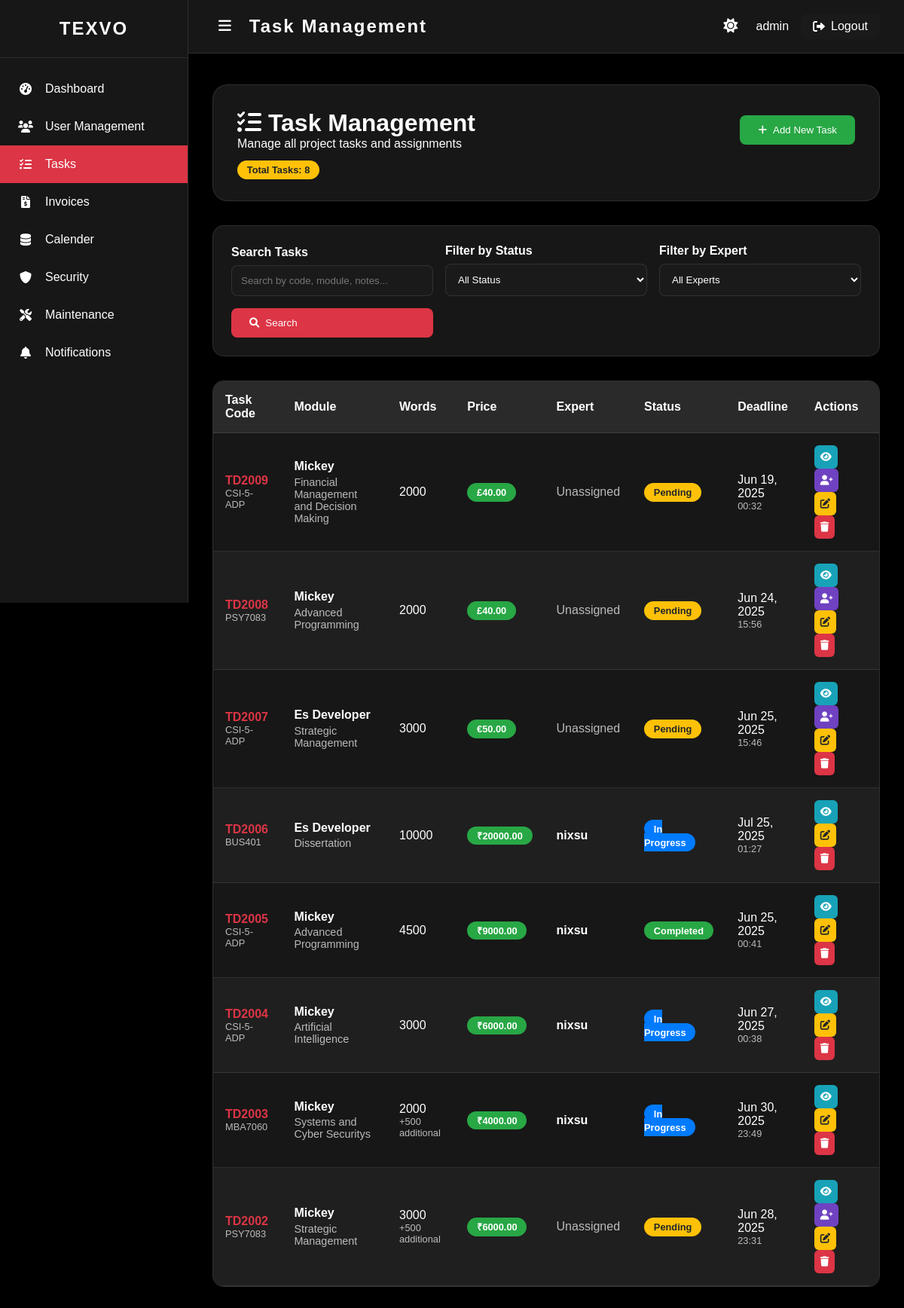
The app's page /accounts/admin/tasks/ (signed in) with its own data.
### accounts/models.py (models this page shows, shortened)
class User(AbstractUser):
    ROLE_CHOICES = [
        ('admin', 'Admin'),
        ('manager', 'Manager'),
        ('client', 'Client'),
        ('expert', 'Expert'),
    ]
    role = models.CharField(max_length=20, choices=ROLE_CHOICES, default='client')

class Task(models.Model):
    STATUS_CHOICES = [
        ('Pending', 'Pending'),
        ('InProgress', 'In Progress'),
        ('Completed', 'Completed'),
        ('Failed', 'Failed'),
        ('Cancelled', 'Cancelled'),
    ]
    CURRENCY_CHOICES = [
        ('INR', '₹ INR'),
        ('USD', '$ USD'),
        ('EUR', '€ EUR'),
        ('GBP', '£ GBP'),
    ]
    task_code = models.CharField(max_length=20, unique=True, editable=False)
    client = models.ForeignKey(User, on_delete=models.CASCADE, related_name='client_tasks', limit_choices_to={'role': 'client'})
    module_code = models.CharField(max_length=50)
    module_name = models.CharField(max_length=200)
    word_count = models.PositiveIntegerField()
    additional_words = models.PositiveIntegerField(default=0)
    quoted_price = models.DecimalField(max_digits=10, decimal_places=2)
    currency = models.CharField(max_length=3, choices=CURRENCY_CHOICES, default='INR')
    deadline = models.DateTimeField()
    allocation = models.ForeignKey(User, on_delete=models.SET_NULL, null=True, blank=True, limit_choices_to={'role': 'expert'}, related_name='expert_tasks')
    status = models.CharField(max_length=20, choices=STATUS_CHOICES, default='Pending')
    notes = models.TextField(blank=True, null=True)
    attachments = models.FileField(upload_to=task_attachment_upload_path, blank=True, null=True)
    created_by = models.ForeignKey(User, on_delete=models.CASCADE, related_name='created_tasks')
    created_at = models.DateTimeField(auto_now_add=True)
    updated_at = models.DateTimeField(auto_now=True)
    class Meta:
        ordering = ['-created_at']
    @property
    def currency_symbol(self):
        currency_symbols = {
            'INR': '₹',
            'USD': '$',
            'EUR': '€',
            'GBP': '£',
        }
        return currency_symbols.get(self.currency, '₹')
    @property
    def formatted_price(self):
        return f"{self.currency_symbol}{self.quoted_price}"

### accounts/views.py (the view, shortened to what this page needs)
# urls.py: path('admin/tasks/', views.task_management, name='task_management'),
@login_required
def task_management(request):
    if request.user.role not in ['admin', 'manager']:
        return redirect('accounts:dashboard')
    search_query = request.GET.get('search', '')
    status_filter = request.GET.get('status', '')
    allocation_filter = request.GET.get('allocation', '')
    tasks = Task.objects.all().select_related('allocation', 'created_by', 'client')
    if status_filter:
        tasks = tasks.filter(status=status_filter)
    if allocation_filter:
        if allocation_filter == 'unassigned':
            tasks = tasks.filter(allocation__isnull=True)
        else:
            tasks = tasks.filter(allocation_id=allocation_filter)
    tasks = tasks.order_by('-created_at')
    paginator = Paginator(tasks, 10)  # Show 10 tasks per page
    page_number = request.GET.get('page')
    page_obj = paginator.get_page(page_number)
    experts = User.objects.filter(role='expert', is_active=True)
    clients = User.objects.filter(role='client', is_active=True)
    context = {
        'tasks': page_obj,
        'search_query': search_query,
        'status_filter': status_filter,
        'allocation_filter': allocation_filter,
        'status_choices': Task.STATUS_CHOICES,
        'currency_choices': Task.CURRENCY_CHOICES,
        'experts': experts,
        'clients': clients,
        'total_tasks': tasks.count(),
    }
    return render(request, 'accounts/task_management.html', context)

### templates/accounts/task_management.html (shortened to what this page needs)
<!DOCTYPE html>
<html lang="en">
<head>
    <link href="https://cdnjs.cloudflare.com/ajax/libs/font-awesome/6.0.0/css/all.min.css" rel="stylesheet">
</head>
<body data-theme="dark">
    <div class="sidebar" id="sidebar">
        <div class="sidebar-header">
            <div class="sidebar-logo">TEXVO</div>
        </div>
        <nav class="sidebar-menu">
            <a href="{% url 'accounts:admin_dashboard' %}" class="menu-item">
                <i class="fas fa-tachometer-alt"></i>
                <span class="menu-text">Dashboard</span>
            </a>
            <a href="{% url 'accounts:user_management' %}" class="menu-item">
                <i class="fas fa-users"></i>
                <span class="menu-text">User Management</span>
            </a>
            <a href="{% url 'accounts:task_management' %}" class="menu-item active">
                <i class="fas fa-tasks"></i>
                <span class="menu-text">Tasks</span>
            </a>            <a href="{% url 'accounts:invoice_management' %}" class="menu-item">
                <i class="fas fa-file-invoice-dollar"></i>
                <span class="menu-text">Invoices</span>
            </a>
            <a href="#" class="menu-item">
                <i class="fas fa-database"></i>
                <span class="menu-text">Calender</span>
            </a>
            <a href="#" class="menu-item">
                <i class="fas fa-shield-alt"></i>
                <span class="menu-text">Security</span>
            </a>
            <a href="#" class="menu-item">
                <i class="fas fa-tools"></i>
                <span class="menu-text">Maintenance</span>
            </a>
            <a href="#" class="menu-item">
                <i class="fas fa-bell"></i>
                <span class="menu-text">Notifications</span>
            </a>
        </nav>
    </div>
    <nav class="navbar" id="navbar">
        <div class="navbar-content">
            <div class="navbar-left">
                <button class="sidebar-toggle" id="sidebarToggle">
                    <i class="fas fa-bars"></i>
                </button>
                <div class="logo">Task Management</div>
            </div>
            <div class="navbar-right">
                <button class="theme-toggle" id="themeToggle">
                    <i class="fas fa-moon"></i>
                </button>
                <div class="user-info">
                    <span>{{ user.username }}</span>
                </div>
                <a href="{% url 'accounts:logout' %}" class="logout-btn">
                    <i class="fas fa-sign-out-alt"></i>
                    <span>Logout</span>
                </a>
            </div>
        </div>
    </nav>
    <main class="main-content" id="mainContent">
        <div class="page-header">
            <div style="display: flex; justify-content: space-between; align-items: center;">
                <div>
                    <h1><i class="fas fa-tasks"></i> Task Management</h1>
                    <p>Manage all project tasks and assignments</p>
                </div>
                <button class="filter-btn" onclick="createTask()" style="background: #28a745;">
                    <i class="fas fa-plus"></i>
                    Add New Task
                </button>
            </div>
            <div style="margin-top: 1rem;">
                <span class="status-badge status-pending">Total Tasks: {{ total_tasks }}</span>
            </div>
        </div>
        <div class="filters-section">
            <form method="GET" class="filters-grid">
                <div class="filter-group">
                    <label for="search">Search Tasks</label>
                    <input type="text" id="search" name="search" value="{{ search_query }}"
                           placeholder="Search by code, module, notes..." class="filter-input">
                </div>
                <div class="filter-group">
                    <label for="status">Filter by Status</label>
                    <select id="status" name="status" class="filter-input">
                        <option value="">All Status</option>
                    </select>
                </div>
                <div class="filter-group">
                    <label for="allocation">Filter by Expert</label>
                    <select id="allocation" name="allocation" class="filter-input">
                        <option value="">All Experts</option>
                    </select>
                </div>
                <div class="filter-group">
                    <button type="submit" class="filter-btn">
                        <i class="fas fa-search"></i>
                        Search
                    </button>
                </div>
            </form>
        </div>
        <div class="users-table-container">
            <table class="users-table">
                <thead>
                    <tr>
                        <th>Task Code</th>
                        <th>Module</th>
                        <th>Words</th>
                        <th>Price</th>
                        <th>Expert</th>
                        <th>Status</th>
                        <th>Deadline</th>
                        <th>Actions</th>
                    </tr>
                </thead>
                <tbody>
                    {% for task in tasks %}
                    <tr>
                        <td>
                            <div style="font-weight: 600; color: var(--accent-color);">{{ task.task_code }}</div>
                            <div style="font-size: 0.8rem; color: var(--text-secondary);">{{ task.module_code }}</div>
                        </td>                        <td>
                            <div style="font-weight: 600; color: var(--text-primary);">{{ task.client.first_name }} {{ task.client.last_name }}</div>
                            <div style="font-size: 0.9rem; color: var(--text-secondary); margin-top: 0.2rem;">{{ task.module_name }}</div>
                        </td>
                        <td>
                            <div>{{ task.word_count }}</div>
                            {% if task.additional_words %}
                                <div style="font-size: 0.8rem; color: var(--text-secondary);">+{{ task.additional_words }} additional</div>
                            {% endif %}
                        </td>                        <td>
                            <span class="price-badge">{{ task.formatted_price }}</span>
                        </td>
                        <td>
                            {% if task.allocation %}
                                <div style="font-weight: 600;">{{ task.allocation.username }}</div>
                            {% else %}
                                <span style="color: var(--text-secondary);">Unassigned</span>
                            {% endif %}
                        </td>
                        <td>
                            <span class="status-badge status-{{ task.status|lower }}">
                                {{ task.get_status_display }}
                            </span>
                        </td>
                        <td>
                            <div>{{ task.deadline|date:"M d, Y" }}</div>
                            <div style="font-size: 0.8rem; color: var(--text-secondary);">{{ task.deadline|date:"H:i" }}</div>
                        </td>                        <td>
                            <button class="action-btn btn-view" title="View Details" onclick="viewTask({{ task.id }})">
                                <i class="fas fa-eye"></i>
                            </button>                            {% if not task.allocation %}
                            <button class="action-btn btn-allocation" title="Quick Allocate" onclick="quickAllocate({{ task.id }}, '{{ task.task_code }}')" id="allocateBtn{{ task.id }}">
                                <i class="fas fa-user-plus"></i>
                            </button>
                            {% endif %}
                            <button class="action-btn btn-edit" title="Edit Task" onclick="editTask({{ task.id }})">
                                <i class="fas fa-edit"></i>
                            </button>
                            <button class="action-btn btn-delete" title="Delete Task" onclick="deleteTask({{ task.id }}, '{{ task.task_code }}')">
                                <i class="fas fa-trash"></i>
                            </button>
                        </td>
                    </tr>
                    {% endfor %}
                </tbody>
            </table>
        </div>
    </main>
</body>
</html>

### records on screen
User: username "admin"
Task: task_code "TD2009", module_code "CSI-5-ADP", client.first_name "Mickey", module_name "Financial Management and Decision Making", word_count "2000", formatted_price "£40.00", shows "Unassigned", status "Pending", deadline "Jun 19, 2025", deadline "00:32"
Task: task_code "TD2008", module_code "PSY7083", client.first_name "Mickey", module_name "Advanced Programming", word_count "2000", formatted_price "£40.00", shows "Unassigned", status "Pending", deadline "Jun 24, 2025", deadline "15:56"
Task: task_code "TD2007", module_code "CSI-5-ADP", client.first_name "Es", client.last_name "Developer", module_name "Strategic Management", word_count "3000", formatted_price "€50.00", shows "Unassigned", status "Pending", deadline "Jun 25, 2025", deadline "15:46"
Task: task_code "TD2006", module_code "BUS401", client.first_name "Es", client.last_name "Developer", module_name "Dissertation", word_count "10000", formatted_price "₹20000.00", allocation.username "nixsu", status "In Progress", deadline "Jul 25, 2025", deadline "01:27"
Task: task_code "TD2005", module_code "CSI-5-ADP", client.first_name "Mickey", module_name "Advanced Programming", word_count "4500", formatted_price "₹9000.00", allocation.username "nixsu", status "Completed", deadline "Jun 25, 2025", deadline "00:41"
Task: task_code "TD2004", module_code "CSI-5-ADP", client.first_name "Mickey", module_name "Artificial Intelligence", word_count "3000", formatted_price "₹6000.00", allocation.username "nixsu", status "In Progress", deadline "Jun 27, 2025", deadline "00:38"
Task: task_code "TD2003", module_code "MBA7060", client.first_name "Mickey", module_name "Systems and Cyber Securitys", word_count "2000", additional_words "500", formatted_price "₹4000.00", allocation.username "nixsu", status "In Progress", deadline "Jun 30, 2025", deadline "23:49"
Task: task_code "TD2002", module_code "PSY7083", client.first_name "Mickey", module_name "Strategic Management", word_count "3000", additional_words "500", formatted_price "₹6000.00", shows "Unassigned", status "Pending", deadline "Jun 28, 2025", deadline "23:31"

### other values on screen
{{ total_tasks }} "8"
